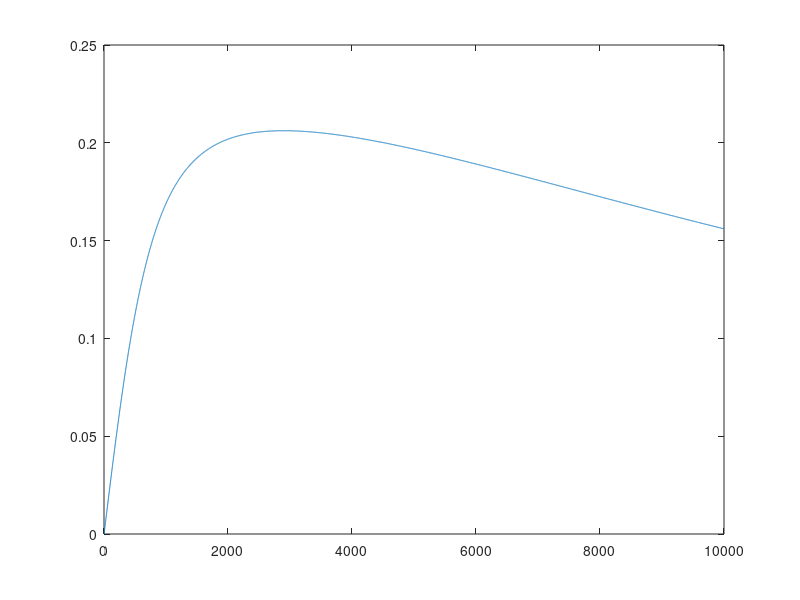

Recreate this plot in MATLAB.
clear

Xs = [12500 0];
Ys = [44 60625 6250000];
omega = linspace(0, 1300, 10000);

H = freqs(Xs, Ys, omega);
plot(abs(H))
